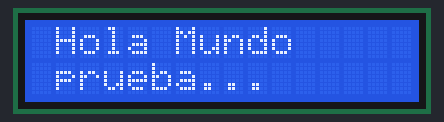
This sketch was run on a simulated Arduino Uno, built with avr-gcc and run on an emulated ATmega328P. Parts: 16×2 character LCD.

Above: at 1.1 s.
At 2.1 s:
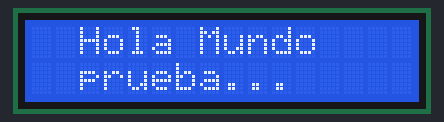
At 3.1 s:
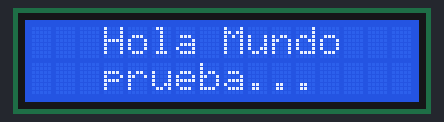
At 6.1 s:
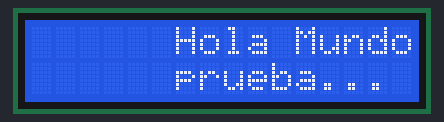
At 8.1 s:
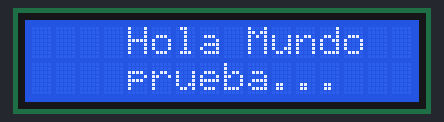
At 12.1 s:
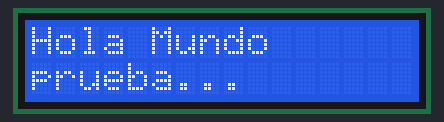

The sketch:

LCD_solo.ino
```cpp
/* Este código es para probrar el correcto funcionamiento de la LCD de 16x2
 * puedes encontrar el esquematico y mas detalles de como conectarlo en el repositorio de Github:
 * https://github.com/klhernandez42/HuertoInteligente
 */
#include  <LiquidCrystal.h> //Libreria para LCD (https://www.arduino.cc/en/Reference/LiquidCrystal)

LiquidCrystal  lcd(12, 11, 5, 4, 3, 2); //lcd(rs,enable,d4,d5,d6,d7);

void setup()
{
  lcd.begin(16, 2); //dimensiones de la pantalla en este caso LCD de 16x2
  lcd.home();//El mensaje se iniciara en la posición (0,0)
  lcd.print("Hola Mundo");//mensaje a imprimir en primer linea
  lcd.setCursor ( 0, 1 ); //El mensaje se iniciara en la posición (1,0)
  lcd.print("prueba...");//mensaje a imprimir en segunda linea
  delay(1000);
}

void loop()
{
  //El efecto que se utiliza es para mover el mensaje de un lado al otro en la LCD
  int i; //Variable para control de ciclos.

  // Dezplazando la pantalla a la derecha
  for ( int i = 0; i < 6; i++ ) {
    lcd.scrollDisplayRight();
    delay (1000);
  }

  // Dezplazando la pantalla a la izquierda
  for ( int i = 0; i < 6; i++ ) {
    lcd.scrollDisplayLeft();
    delay (1000);
  }
}
```

Measured:
- by itself, everything shown: repeats every 12.0 s, in 12 steps
- what the display in image 0 shows lasts 1.0 s, from 1.1 s to 2.1 s
